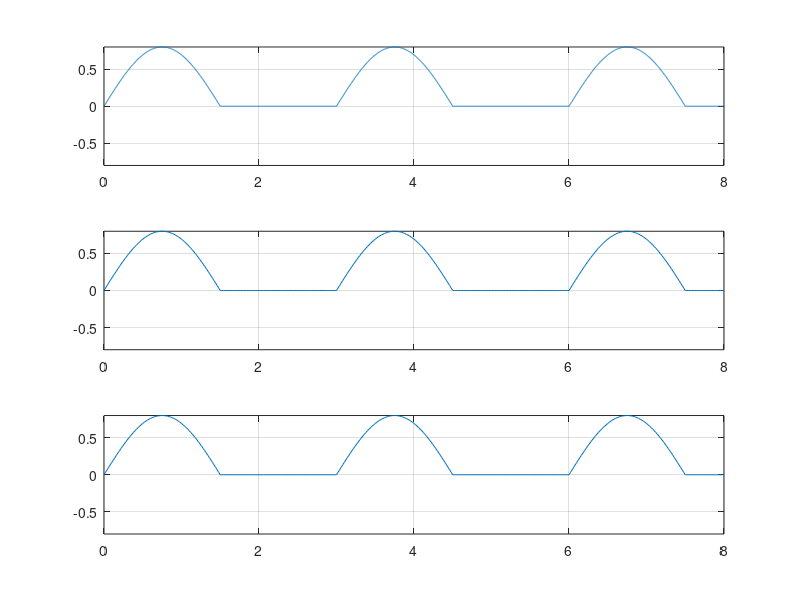

Reproduce this figure in MATLAB.
%2ms
F=1/3
t1=0:0.002:8;
s1=sin(2*pi*F*t1)*0.8;
for i=1:1:length(s1)
    if s1(i:i)<0
        s1(i:i)=0
    end
end
subplot(3,1,1)
plot(t1,s1)
grid
axis([0 8 -0.8 0.8])
%20ms
t2=0:0.02:8;
s2=sin(2*pi*F*t2)*0.8;
for i=1:1:length(s2)
    if s2 (i:i)<0
        s2(i:i)=0
    end
end
subplot(3,1,2)
plot(t2,s2)
grid
axis([0 8 -0.8 0.8])
%200ms
t3=0:0.02:8;
s3=sin(2*pi*F*t2)*0.8;
for i=1:1:length(s3)
    if s3 (i:i)<0
        s3(i:i)=0
    end
end
subplot(3,1,3)
plot(t3,s3)
grid
axis([0 8 -0.8 0.8])